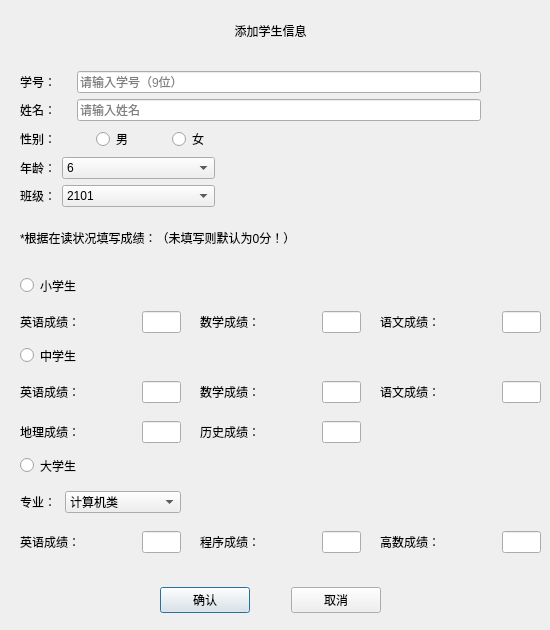
<?xml version="1.0" encoding="UTF-8"?>
<ui version="4.0">
 <class>addstu</class>
 <widget class="QDialog" name="addstu">
  <property name="geometry">
   <rect>
    <x>0</x>
    <y>0</y>
    <width>550</width>
    <height>630</height>
   </rect>
  </property>
  <property name="sizePolicy">
   <sizepolicy hsizetype="Fixed" vsizetype="Fixed">
    <horstretch>0</horstretch>
    <verstretch>0</verstretch>
   </sizepolicy>
  </property>
  <property name="minimumSize">
   <size>
    <width>550</width>
    <height>630</height>
   </size>
  </property>
  <property name="maximumSize">
   <size>
    <width>550</width>
    <height>630</height>
   </size>
  </property>
  <property name="windowTitle">
   <string>Dialog</string>
  </property>
  <property name="styleSheet">
   <string notr="true">background-image: url(:/images/纯色.gif);</string>
  </property>
  <widget class="QLabel" name="label_8">
   <property name="geometry">
    <rect>
     <x>20</x>
     <y>10</y>
     <width>501</width>
     <height>41</height>
    </rect>
   </property>
   <property name="styleSheet">
    <string notr="true">font: 16pt &quot;黑体&quot;;</string>
   </property>
   <property name="text">
    <string>添加学生信息</string>
   </property>
   <property name="alignment">
    <set>Qt::AlignCenter</set>
   </property>
  </widget>
  <widget class="QWidget" name="layoutWidget_3">
   <property name="geometry">
    <rect>
     <x>380</x>
     <y>530</y>
     <width>161</width>
     <height>24</height>
    </rect>
   </property>
   <layout class="QHBoxLayout" name="horizontalLayout_10" stretch="3,1">
    <item>
     <widget class="QLabel" name="label_12">
      <property name="styleSheet">
       <string notr="true">font: 10pt &quot;Agency FB&quot;;</string>
      </property>
      <property name="text">
       <string>高数成绩：</string>
      </property>
     </widget>
    </item>
    <item>
     <widget class="QLineEdit" name="stul_Mmark">
      <property name="styleSheet">
       <string notr="true">font: 10pt &quot;Agency FB&quot;;</string>
      </property>
      <property name="maxLength">
       <number>3</number>
      </property>
     </widget>
    </item>
   </layout>
  </widget>
  <widget class="QWidget" name="layoutWidget_4">
   <property name="geometry">
    <rect>
     <x>200</x>
     <y>530</y>
     <width>161</width>
     <height>24</height>
    </rect>
   </property>
   <layout class="QHBoxLayout" name="horizontalLayout_11" stretch="3,1">
    <item>
     <widget class="QLabel" name="label_13">
      <property name="styleSheet">
       <string notr="true">font: 10pt &quot;Agency FB&quot;;</string>
      </property>
      <property name="text">
       <string>程序成绩：</string>
      </property>
     </widget>
    </item>
    <item>
     <widget class="QLineEdit" name="stul_Pmark">
      <property name="styleSheet">
       <string notr="true">font: 10pt &quot;Agency FB&quot;;</string>
      </property>
      <property name="maxLength">
       <number>3</number>
      </property>
     </widget>
    </item>
   </layout>
  </widget>
  <widget class="QWidget" name="layoutWidget_2">
   <property name="geometry">
    <rect>
     <x>20</x>
     <y>310</y>
     <width>161</width>
     <height>24</height>
    </rect>
   </property>
   <layout class="QHBoxLayout" name="horizontalLayout_8" stretch="3,1">
    <item>
     <widget class="QLabel" name="label_10">
      <property name="styleSheet">
       <string notr="true">font: 10pt &quot;Agency FB&quot;;</string>
      </property>
      <property name="text">
       <string>英语成绩：</string>
      </property>
     </widget>
    </item>
    <item>
     <widget class="QLineEdit" name="stus_Emark">
      <property name="styleSheet">
       <string notr="true">font: 10pt &quot;Agency FB&quot;;</string>
      </property>
      <property name="maxLength">
       <number>3</number>
      </property>
     </widget>
    </item>
   </layout>
  </widget>
  <widget class="QWidget" name="layoutWidget_5">
   <property name="geometry">
    <rect>
     <x>380</x>
     <y>310</y>
     <width>161</width>
     <height>24</height>
    </rect>
   </property>
   <layout class="QHBoxLayout" name="horizontalLayout_12" stretch="3,1">
    <item>
     <widget class="QLabel" name="label_14">
      <property name="styleSheet">
       <string notr="true">font: 10pt &quot;Agency FB&quot;;</string>
      </property>
      <property name="text">
       <string>语文成绩：</string>
      </property>
     </widget>
    </item>
    <item>
     <widget class="QLineEdit" name="stus_Cmark">
      <property name="styleSheet">
       <string notr="true">font: 10pt &quot;Agency FB&quot;;</string>
      </property>
      <property name="maxLength">
       <number>3</number>
      </property>
     </widget>
    </item>
   </layout>
  </widget>
  <widget class="QWidget" name="layoutWidget_6">
   <property name="geometry">
    <rect>
     <x>200</x>
     <y>310</y>
     <width>161</width>
     <height>24</height>
    </rect>
   </property>
   <layout class="QHBoxLayout" name="horizontalLayout_13" stretch="3,1">
    <item>
     <widget class="QLabel" name="label_15">
      <property name="styleSheet">
       <string notr="true">font: 10pt &quot;Agency FB&quot;;</string>
      </property>
      <property name="text">
       <string>数学成绩：</string>
      </property>
     </widget>
    </item>
    <item>
     <widget class="QLineEdit" name="stus_Mmark">
      <property name="styleSheet">
       <string notr="true">font: 10pt &quot;Agency FB&quot;;</string>
      </property>
      <property name="maxLength">
       <number>3</number>
      </property>
     </widget>
    </item>
   </layout>
  </widget>
  <widget class="QRadioButton" name="stus">
   <property name="geometry">
    <rect>
     <x>20</x>
     <y>270</y>
     <width>471</width>
     <height>31</height>
    </rect>
   </property>
   <property name="styleSheet">
    <string notr="true">font: 10pt &quot;Agency FB&quot;;</string>
   </property>
   <property name="text">
    <string>小学生</string>
   </property>
   <attribute name="buttonGroup">
    <string notr="true">stuchoose</string>
   </attribute>
  </widget>
  <widget class="QWidget" name="layoutWidget_7">
   <property name="geometry">
    <rect>
     <x>20</x>
     <y>380</y>
     <width>161</width>
     <height>24</height>
    </rect>
   </property>
   <layout class="QHBoxLayout" name="horizontalLayout_14" stretch="3,1">
    <item>
     <widget class="QLabel" name="label_16">
      <property name="styleSheet">
       <string notr="true">font: 10pt &quot;Agency FB&quot;;</string>
      </property>
      <property name="text">
       <string>英语成绩：</string>
      </property>
     </widget>
    </item>
    <item>
     <widget class="QLineEdit" name="stum_Emark">
      <property name="styleSheet">
       <string notr="true">font: 10pt &quot;Agency FB&quot;;</string>
      </property>
      <property name="maxLength">
       <number>3</number>
      </property>
     </widget>
    </item>
   </layout>
  </widget>
  <widget class="QWidget" name="layoutWidget_8">
   <property name="geometry">
    <rect>
     <x>200</x>
     <y>380</y>
     <width>161</width>
     <height>24</height>
    </rect>
   </property>
   <layout class="QHBoxLayout" name="horizontalLayout_15" stretch="3,1">
    <item>
     <widget class="QLabel" name="label_17">
      <property name="styleSheet">
       <string notr="true">font: 10pt &quot;Agency FB&quot;;</string>
      </property>
      <property name="text">
       <string>数学成绩：</string>
      </property>
     </widget>
    </item>
    <item>
     <widget class="QLineEdit" name="stum_Mmark">
      <property name="styleSheet">
       <string notr="true">font: 10pt &quot;Agency FB&quot;;</string>
      </property>
      <property name="maxLength">
       <number>3</number>
      </property>
     </widget>
    </item>
   </layout>
  </widget>
  <widget class="QWidget" name="layoutWidget_9">
   <property name="geometry">
    <rect>
     <x>380</x>
     <y>380</y>
     <width>161</width>
     <height>24</height>
    </rect>
   </property>
   <layout class="QHBoxLayout" name="horizontalLayout_16" stretch="3,1">
    <item>
     <widget class="QLabel" name="label_18">
      <property name="styleSheet">
       <string notr="true">font: 10pt &quot;Agency FB&quot;;</string>
      </property>
      <property name="text">
       <string>语文成绩：</string>
      </property>
     </widget>
    </item>
    <item>
     <widget class="QLineEdit" name="stum_Cmark">
      <property name="styleSheet">
       <string notr="true">font: 10pt &quot;Agency FB&quot;;</string>
      </property>
      <property name="maxLength">
       <number>3</number>
      </property>
     </widget>
    </item>
   </layout>
  </widget>
  <widget class="QWidget" name="layoutWidget_11">
   <property name="geometry">
    <rect>
     <x>20</x>
     <y>420</y>
     <width>161</width>
     <height>24</height>
    </rect>
   </property>
   <layout class="QHBoxLayout" name="horizontalLayout_18" stretch="3,1">
    <item>
     <widget class="QLabel" name="label_20">
      <property name="styleSheet">
       <string notr="true">font: 10pt &quot;Agency FB&quot;;</string>
      </property>
      <property name="text">
       <string>地理成绩：</string>
      </property>
     </widget>
    </item>
    <item>
     <widget class="QLineEdit" name="stum_Gmark">
      <property name="styleSheet">
       <string notr="true">font: 10pt &quot;Agency FB&quot;;</string>
      </property>
      <property name="maxLength">
       <number>3</number>
      </property>
     </widget>
    </item>
   </layout>
  </widget>
  <widget class="QWidget" name="layoutWidget_12">
   <property name="geometry">
    <rect>
     <x>200</x>
     <y>420</y>
     <width>161</width>
     <height>24</height>
    </rect>
   </property>
   <layout class="QHBoxLayout" name="horizontalLayout_19" stretch="3,1">
    <item>
     <widget class="QLabel" name="label_21">
      <property name="styleSheet">
       <string notr="true">font: 10pt &quot;Agency FB&quot;;</string>
      </property>
      <property name="text">
       <string>历史成绩：</string>
      </property>
     </widget>
    </item>
    <item>
     <widget class="QLineEdit" name="stum_Hmark">
      <property name="styleSheet">
       <string notr="true">font: 10pt &quot;Agency FB&quot;;</string>
      </property>
      <property name="maxLength">
       <number>3</number>
      </property>
     </widget>
    </item>
   </layout>
  </widget>
  <widget class="QRadioButton" name="stum">
   <property name="geometry">
    <rect>
     <x>20</x>
     <y>340</y>
     <width>471</width>
     <height>31</height>
    </rect>
   </property>
   <property name="styleSheet">
    <string notr="true">font: 10pt &quot;Agency FB&quot;;</string>
   </property>
   <property name="text">
    <string>中学生</string>
   </property>
   <attribute name="buttonGroup">
    <string notr="true">stuchoose</string>
   </attribute>
  </widget>
  <widget class="QRadioButton" name="stul">
   <property name="geometry">
    <rect>
     <x>20</x>
     <y>450</y>
     <width>471</width>
     <height>31</height>
    </rect>
   </property>
   <property name="styleSheet">
    <string notr="true">font: 10pt &quot;Agency FB&quot;;</string>
   </property>
   <property name="text">
    <string>大学生</string>
   </property>
   <attribute name="buttonGroup">
    <string notr="true">stuchoose</string>
   </attribute>
  </widget>
  <widget class="QWidget" name="layoutWidget">
   <property name="geometry">
    <rect>
     <x>20</x>
     <y>530</y>
     <width>161</width>
     <height>24</height>
    </rect>
   </property>
   <layout class="QHBoxLayout" name="horizontalLayout_7" stretch="3,1">
    <item>
     <widget class="QLabel" name="label_9">
      <property name="styleSheet">
       <string notr="true">font: 10pt &quot;Agency FB&quot;;</string>
      </property>
      <property name="text">
       <string>英语成绩：</string>
      </property>
     </widget>
    </item>
    <item>
     <widget class="QLineEdit" name="stul_Emark">
      <property name="styleSheet">
       <string notr="true">font: 10pt &quot;Agency FB&quot;;</string>
      </property>
      <property name="maxLength">
       <number>3</number>
      </property>
     </widget>
    </item>
   </layout>
  </widget>
  <widget class="QWidget" name="layoutWidget">
   <property name="geometry">
    <rect>
     <x>20</x>
     <y>490</y>
     <width>471</width>
     <height>24</height>
    </rect>
   </property>
   <property name="styleSheet">
    <string notr="true">font: 10pt &quot;Agency FB&quot;;</string>
   </property>
   <layout class="QHBoxLayout" name="horizontalLayout_6" stretch="1,3,8">
    <item>
     <widget class="QLabel" name="label_7">
      <property name="styleSheet">
       <string notr="true">font: 10pt &quot;Agency FB&quot;;</string>
      </property>
      <property name="text">
       <string>专业：</string>
      </property>
     </widget>
    </item>
    <item>
     <widget class="QComboBox" name="major">
      <property name="styleSheet">
       <string notr="true">font: 10pt &quot;Agency FB&quot;;</string>
      </property>
      <item>
       <property name="text">
        <string>计算机类</string>
       </property>
      </item>
      <item>
       <property name="text">
        <string>机械类</string>
       </property>
      </item>
      <item>
       <property name="text">
        <string>自动化类</string>
       </property>
      </item>
      <item>
       <property name="text">
        <string>电子信息类</string>
       </property>
      </item>
      <item>
       <property name="text">
        <string>经济学类</string>
       </property>
      </item>
     </widget>
    </item>
    <item>
     <spacer name="horizontalSpacer_6">
      <property name="orientation">
       <enum>Qt::Horizontal</enum>
      </property>
      <property name="sizeHint" stdset="0">
       <size>
        <width>40</width>
        <height>20</height>
       </size>
      </property>
     </spacer>
    </item>
   </layout>
  </widget>
  <widget class="QWidget" name="layoutWidget">
   <property name="geometry">
    <rect>
     <x>20</x>
     <y>71</y>
     <width>501</width>
     <height>191</height>
    </rect>
   </property>
   <layout class="QVBoxLayout" name="verticalLayout">
    <item>
     <layout class="QHBoxLayout" name="horizontalLayout" stretch="1,8,0">
      <item>
       <widget class="QLabel" name="label">
        <property name="styleSheet">
         <string notr="true">font: 10pt &quot;Agency FB&quot;;</string>
        </property>
        <property name="text">
         <string>学号：</string>
        </property>
       </widget>
      </item>
      <item>
       <widget class="QLineEdit" name="lid">
        <property name="styleSheet">
         <string notr="true">font: 10pt &quot;Agency FB&quot;;</string>
        </property>
        <property name="maxLength">
         <number>9</number>
        </property>
        <property name="echoMode">
         <enum>QLineEdit::Normal</enum>
        </property>
        <property name="placeholderText">
         <string>请输入学号（9位）</string>
        </property>
        <property name="clearButtonEnabled">
         <bool>true</bool>
        </property>
       </widget>
      </item>
      <item>
       <spacer name="horizontalSpacer_5">
        <property name="orientation">
         <enum>Qt::Horizontal</enum>
        </property>
        <property name="sizeHint" stdset="0">
         <size>
          <width>40</width>
          <height>20</height>
         </size>
        </property>
       </spacer>
      </item>
     </layout>
    </item>
    <item>
     <layout class="QHBoxLayout" name="horizontalLayout_2" stretch="1,8,0">
      <item>
       <widget class="QLabel" name="label_2">
        <property name="styleSheet">
         <string notr="true">font: 10pt &quot;Agency FB&quot;;</string>
        </property>
        <property name="text">
         <string>姓名：</string>
        </property>
       </widget>
      </item>
      <item>
       <widget class="QLineEdit" name="lname">
        <property name="styleSheet">
         <string notr="true">font: 10pt &quot;Agency FB&quot;;</string>
        </property>
        <property name="maxLength">
         <number>5</number>
        </property>
        <property name="placeholderText">
         <string>请输入姓名</string>
        </property>
        <property name="clearButtonEnabled">
         <bool>true</bool>
        </property>
       </widget>
      </item>
      <item>
       <spacer name="horizontalSpacer_7">
        <property name="orientation">
         <enum>Qt::Horizontal</enum>
        </property>
        <property name="sizeHint" stdset="0">
         <size>
          <width>40</width>
          <height>20</height>
         </size>
        </property>
       </spacer>
      </item>
     </layout>
    </item>
    <item>
     <layout class="QHBoxLayout" name="horizontalLayout_3" stretch="1,1,1,4">
      <item>
       <widget class="QLabel" name="label_3">
        <property name="styleSheet">
         <string notr="true">font: 10pt &quot;Agency FB&quot;;</string>
        </property>
        <property name="text">
         <string>性别：</string>
        </property>
       </widget>
      </item>
      <item>
       <widget class="QRadioButton" name="male">
        <property name="styleSheet">
         <string notr="true">font: 10pt &quot;Agency FB&quot;;</string>
        </property>
        <property name="text">
         <string>男</string>
        </property>
        <property name="checkable">
         <bool>true</bool>
        </property>
        <property name="checked">
         <bool>false</bool>
        </property>
        <attribute name="buttonGroup">
         <string notr="true">sexchoose</string>
        </attribute>
       </widget>
      </item>
      <item>
       <widget class="QRadioButton" name="female">
        <property name="styleSheet">
         <string notr="true">font: 10pt &quot;Agency FB&quot;;</string>
        </property>
        <property name="text">
         <string>女</string>
        </property>
        <attribute name="buttonGroup">
         <string notr="true">sexchoose</string>
        </attribute>
       </widget>
      </item>
      <item>
       <spacer name="horizontalSpacer_3">
        <property name="orientation">
         <enum>Qt::Horizontal</enum>
        </property>
        <property name="sizeHint" stdset="0">
         <size>
          <width>40</width>
          <height>20</height>
         </size>
        </property>
       </spacer>
      </item>
     </layout>
    </item>
    <item>
     <layout class="QHBoxLayout" name="horizontalLayout_4" stretch="1,6,12">
      <item>
       <widget class="QLabel" name="label_4">
        <property name="styleSheet">
         <string notr="true">font: 10pt &quot;Agency FB&quot;;</string>
        </property>
        <property name="text">
         <string>年龄：</string>
        </property>
       </widget>
      </item>
      <item>
       <widget class="QComboBox" name="lage">
        <item>
         <property name="text">
          <string>6</string>
         </property>
        </item>
        <item>
         <property name="text">
          <string>7</string>
         </property>
        </item>
        <item>
         <property name="text">
          <string>8</string>
         </property>
        </item>
        <item>
         <property name="text">
          <string>9</string>
         </property>
        </item>
        <item>
         <property name="text">
          <string>10</string>
         </property>
        </item>
        <item>
         <property name="text">
          <string>11</string>
         </property>
        </item>
        <item>
         <property name="text">
          <string>12</string>
         </property>
        </item>
        <item>
         <property name="text">
          <string>13</string>
         </property>
        </item>
        <item>
         <property name="text">
          <string>14</string>
         </property>
        </item>
        <item>
         <property name="text">
          <string>15</string>
         </property>
        </item>
        <item>
         <property name="text">
          <string>16</string>
         </property>
        </item>
        <item>
         <property name="text">
          <string>17</string>
         </property>
        </item>
        <item>
         <property name="text">
          <string>18</string>
         </property>
        </item>
        <item>
         <property name="text">
          <string>19</string>
         </property>
        </item>
        <item>
         <property name="text">
          <string>20</string>
         </property>
        </item>
        <item>
         <property name="text">
          <string>21</string>
         </property>
        </item>
        <item>
         <property name="text">
          <string>22</string>
         </property>
        </item>
       </widget>
      </item>
      <item>
       <spacer name="horizontalSpacer">
        <property name="styleSheet">
         <string notr="true">font: 10pt &quot;Agency FB&quot;;</string>
        </property>
        <property name="orientation">
         <enum>Qt::Horizontal</enum>
        </property>
        <property name="sizeHint" stdset="0">
         <size>
          <width>40</width>
          <height>20</height>
         </size>
        </property>
       </spacer>
      </item>
     </layout>
    </item>
    <item>
     <layout class="QHBoxLayout" name="horizontalLayout_5" stretch="1,6,12">
      <item>
       <widget class="QLabel" name="label_5">
        <property name="styleSheet">
         <string notr="true">font: 10pt &quot;Agency FB&quot;;</string>
        </property>
        <property name="text">
         <string>班级：</string>
        </property>
       </widget>
      </item>
      <item>
       <widget class="QComboBox" name="lstuclass">
        <item>
         <property name="text">
          <string>2101</string>
         </property>
        </item>
        <item>
         <property name="text">
          <string>2102</string>
         </property>
        </item>
        <item>
         <property name="text">
          <string>2103</string>
         </property>
        </item>
        <item>
         <property name="text">
          <string>2001</string>
         </property>
        </item>
        <item>
         <property name="text">
          <string>2002</string>
         </property>
        </item>
        <item>
         <property name="text">
          <string>1901</string>
         </property>
        </item>
       </widget>
      </item>
      <item>
       <spacer name="horizontalSpacer_2">
        <property name="styleSheet">
         <string notr="true">font: 10pt &quot;Agency FB&quot;;</string>
        </property>
        <property name="orientation">
         <enum>Qt::Horizontal</enum>
        </property>
        <property name="sizeHint" stdset="0">
         <size>
          <width>40</width>
          <height>20</height>
         </size>
        </property>
       </spacer>
      </item>
     </layout>
    </item>
    <item>
     <widget class="QLabel" name="label_6">
      <property name="styleSheet">
       <string notr="true">font: 10pt &quot;Agency FB&quot;;</string>
      </property>
      <property name="text">
       <string>*根据在读状况填写成绩：（未填写则默认为0分！）</string>
      </property>
     </widget>
    </item>
   </layout>
  </widget>
  <widget class="QWidget" name="layoutWidget">
   <property name="geometry">
    <rect>
     <x>160</x>
     <y>580</y>
     <width>221</width>
     <height>41</height>
    </rect>
   </property>
   <layout class="QHBoxLayout" name="horizontalLayout_17" stretch="5,2,5">
    <item>
     <widget class="QPushButton" name="btnok">
      <property name="text">
       <string>确认</string>
      </property>
     </widget>
    </item>
    <item>
     <spacer name="horizontalSpacer_4">
      <property name="orientation">
       <enum>Qt::Horizontal</enum>
      </property>
      <property name="sizeHint" stdset="0">
       <size>
        <width>40</width>
        <height>20</height>
       </size>
      </property>
     </spacer>
    </item>
    <item>
     <widget class="QPushButton" name="btncancel">
      <property name="text">
       <string>取消</string>
      </property>
     </widget>
    </item>
   </layout>
  </widget>
  <widget class="QWidget" name="widget" native="true">
   <property name="geometry">
    <rect>
     <x>300</x>
     <y>140</y>
     <width>105</width>
     <height>98</height>
    </rect>
   </property>
   <property name="styleSheet">
    <string notr="true">background-image: url(:/images/可可喇叭.gif);</string>
   </property>
  </widget>
  <zorder>layoutWidget</zorder>
  <zorder>layoutWidget</zorder>
  <zorder>layoutWidget</zorder>
  <zorder>label_8</zorder>
  <zorder>layoutWidget</zorder>
  <zorder>layoutWidget_3</zorder>
  <zorder>layoutWidget_4</zorder>
  <zorder>layoutWidget_2</zorder>
  <zorder>layoutWidget_5</zorder>
  <zorder>layoutWidget_6</zorder>
  <zorder>stus</zorder>
  <zorder>layoutWidget_7</zorder>
  <zorder>layoutWidget_8</zorder>
  <zorder>layoutWidget_9</zorder>
  <zorder>layoutWidget_11</zorder>
  <zorder>layoutWidget_12</zorder>
  <zorder>stum</zorder>
  <zorder>stul</zorder>
  <zorder>widget</zorder>
 </widget>
 <tabstops>
  <tabstop>lid</tabstop>
  <tabstop>lname</tabstop>
  <tabstop>male</tabstop>
  <tabstop>female</tabstop>
  <tabstop>stus</tabstop>
  <tabstop>stus_Emark</tabstop>
  <tabstop>stus_Mmark</tabstop>
  <tabstop>stus_Cmark</tabstop>
  <tabstop>stum</tabstop>
  <tabstop>stum_Emark</tabstop>
  <tabstop>stum_Mmark</tabstop>
  <tabstop>stum_Cmark</tabstop>
  <tabstop>stum_Gmark</tabstop>
  <tabstop>stum_Hmark</tabstop>
  <tabstop>stul</tabstop>
  <tabstop>major</tabstop>
  <tabstop>stul_Emark</tabstop>
  <tabstop>stul_Pmark</tabstop>
  <tabstop>stul_Mmark</tabstop>
  <tabstop>btnok</tabstop>
  <tabstop>btncancel</tabstop>
 </tabstops>
 <resources/>
 <connections/>
 <buttongroups>
  <buttongroup name="stuchoose"/>
  <buttongroup name="sexchoose"/>
 </buttongroups>
</ui>
